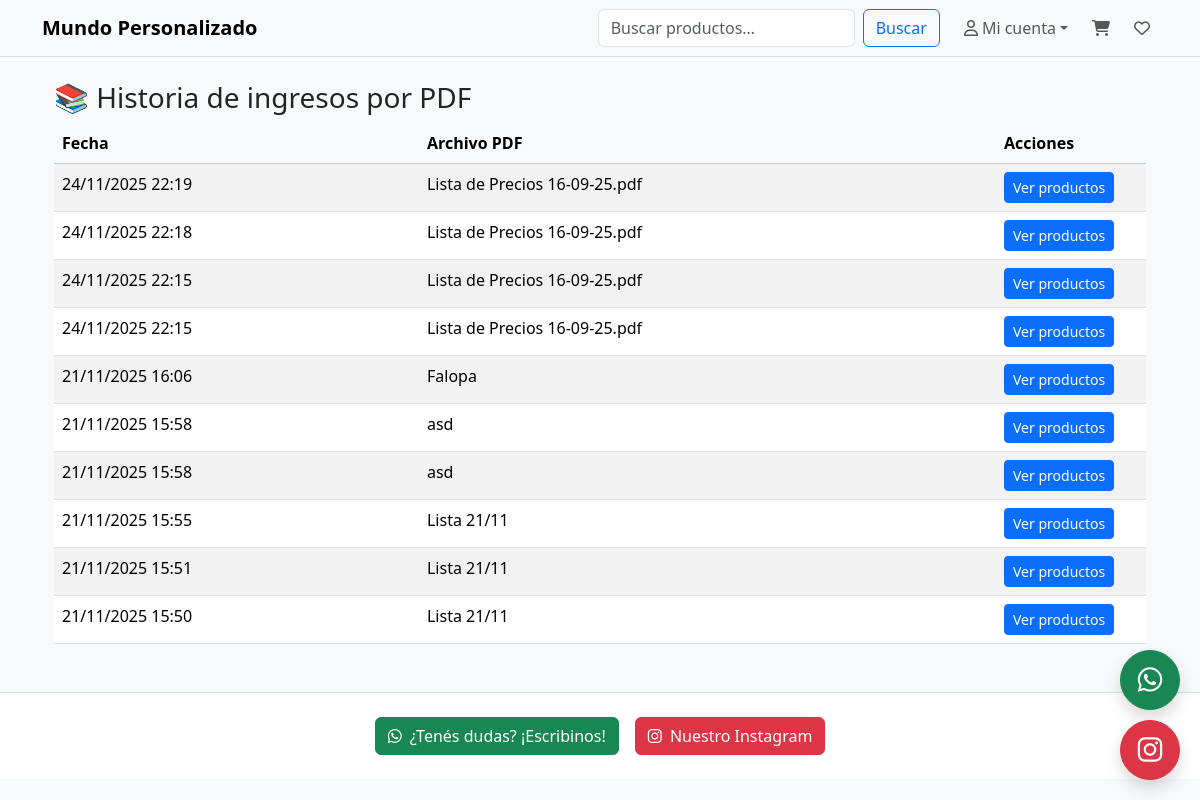
The app's page /owner/historia/listas/ (signed in), older data.
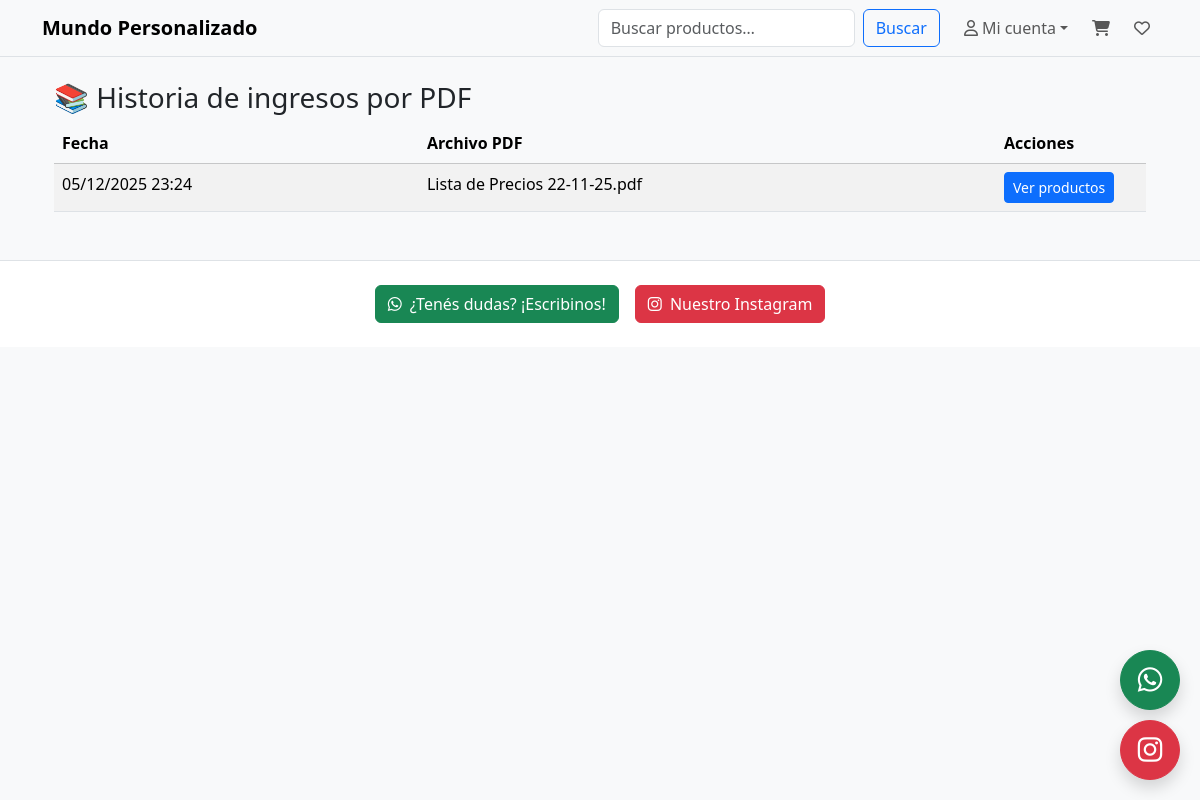
The same page, newer data.
### pdf/models.py (models this page shows, shortened)
class ListaPrecioPDF(models.Model):
    nombre = models.CharField(max_length=255)
    archivo_pdf = models.FileField(upload_to='listas_precios/')
    fecha_subida = models.DateTimeField(auto_now_add=True)

### owner/views.py (the view)
# urls.py: path("historia/listas/", historia_listas, name="historia_listas"),
@login_required
def historia_listas(request):
    if not _check_owner(request.user):
        raise PermissionDenied("No tienes permiso para ver esta página.")
    listas = ListaPrecioPDF.objects.all().order_by("-fecha_subida")
    return render(request, "pdf/historia_listas.html", {"listas": listas})

### cliente/context_processors.py (called while the page is built, shortened)
def carrito_y_favoritos(request):
    carrito = request.session.get("carrito", {})
    favoritos = request.session.get("favoritos", {})
    cart_items = []
    cart_total_qty = 0
    favorites_items = []
    return {
        "cart_items": cart_items,
        "cart_total_qty": cart_total_qty,
        "favorites_items": favorites_items,
        "favorites_count": len(favorites_items),
    }

### owner/views.py (called while the page is built)
def _check_owner(user):
    return getattr(user, "is_owner", False) or getattr(user, "is_superuser", False)

### pdf/templates/pdf/historia_listas.html
{% extends "base.html" %}
{% block content %}
<div class="container mt-4">
<h3>📚 Historia de ingresos por PDF</h3>
<table class="table table-striped table-hover">
    <thead class="table-light">
        <tr>
            <th>Fecha</th>
            <th>Archivo PDF</th>
            <th style="width:150px;">Acciones</th>
        </tr>
    </thead>
    <tbody>
        {% for l in listas %}
        <tr>
            <td>{{ l.fecha_subida|date:"d/m/Y H:i" }}</td>
            <td>{{ l.nombre }}</td>
            <td>
                <a href="{% url 'historia_lista_detalle' l.id %}"
                   class="btn btn-sm btn-primary">
                    Ver productos
                </a>
            </td>
        </tr>
        {% empty %}
        <tr>
            <td colspan="3" class="text-center text-muted">
                No hay listas importadas.
            </td>
        </tr>
        {% endfor %}
    </tbody>
</table>
</div>
{% endblock %}

### templates/base.html (shortened to what this page needs)
<!DOCTYPE html>
<html lang="es">
<head>
  <link href="https://cdn.jsdelivr.net/npm/bootstrap@5.3.3/dist/css/bootstrap.min.css" rel="stylesheet">
  <link rel="stylesheet" href="https://cdnjs.cloudflare.com/ajax/libs/font-awesome/6.4.2/css/all.min.css">
</head>
<body class="bg-light">
  <nav class="navbar navbar-expand-lg navbar-light bg-body-tertiary border-bottom mb-3">
    <div class="container">
      <a class="navbar-brand fw-semibold" href="{% url 'ver_catalogo_completo' %}">
        Mundo Personalizado
      </a>
      <div id="mainNav" class="collapse navbar-collapse">
        <form class="d-flex ms-auto my-2 my-lg-0" role="search" method="get"
          action="{% url 'ver_catalogo_completo' %}">
          <input class="form-control me-2" name="q" type="search" placeholder="Buscar productos…"
            value="{{ request.GET.q|default:'' }}">
          <button class="btn btn-outline-primary" type="submit">Buscar</button>
        </form>
        <ul class="navbar-nav ms-3 align-items-lg-center gap-2">
          {% if request.user.is_authenticated %}
          <li class="nav-item dropdown">
            <a class="nav-link dropdown-toggle d-flex align-items-center" href="#" role="button"
              data-bs-toggle="dropdown" aria-expanded="false">
              <i class="fa-regular fa-user me-1"></i>
              <span class="d-none d-lg-inline">
                {{ request.user.first_name|default:"Mi cuenta" }}
              </span>
            </a>
          </li>
          {% endif %}
          <li class="nav-item dropdown">
            <a class="nav-link position-relative" href="#" role="button" data-bs-toggle="dropdown"
              aria-expanded="false">
              <i class="fa-solid fa-cart-shopping"></i>
            </a>
          </li>
          <li class="nav-item dropdown">
            <a class="nav-link position-relative" href="#" role="button" data-bs-toggle="dropdown"
              aria-expanded="false">
              <i class="fa-regular fa-heart"></i>
            </a>
          </li>
        </ul>
      </div>
    </div>
  </nav>
  <main class="container mb-5">
    {% block content %}{% endblock %}
  </main>
  <footer class="bg-white border-top py-4 mt-auto">
    <div class="container">
      <div class="d-flex flex-column flex-md-row gap-3 justify-content-center">
        <a href="https://wa.me/message/NSO7K5POCXLKE1" target="_blank" class="btn btn-success">
          <i class="fab fa-whatsapp me-1"></i> ¿Tenés dudas? ¡Escribinos!
        </a>
        <a href="https://www.instagram.com/_mundo_personalizado/?next=%2F" target="_blank" class="btn btn-danger">
          <i class="fab fa-instagram me-1"></i> Nuestro Instagram
        </a>
      </div>
    </div>
  </footer>
  <div class="floating-btn">
    <a href="https://wa.me/message/NSO7K5POCXLKE1" target="_blank" class="btn btn-success shadow">
      <i class="fab fa-whatsapp"></i>
    </a>
    <a href="https://www.instagram.com/_mundo_personalizado/?next=%2F" target="_blank" class="btn btn-danger shadow">
      <i class="fab fa-instagram"></i>
    </a>
  </div>
</body>
</html>

### templates/base.html (style rules this page uses)
.floating-btn { position: fixed; bottom: 20px; right: 20px; z-index: 1050; }
.floating-btn a { display: block; margin-top: 10px; border-radius: 50%; width: 60px; height: 60px; font-size: 28px; display: flex; align-items: center; justify-content: center; }

Row changes from the older to the newer data that the page shows:
removed ListaPrecioPDF: fecha_subida "24/11/2025 22:19", nombre "Lista de Precios 16-09-25.pdf"
removed ListaPrecioPDF: fecha_subida "24/11/2025 22:18", nombre "Lista de Precios 16-09-25.pdf"
removed ListaPrecioPDF: fecha_subida "24/11/2025 22:15", nombre "Lista de Precios 16-09-25.pdf"
removed ListaPrecioPDF: fecha_subida "24/11/2025 22:15", nombre "Lista de Precios 16-09-25.pdf"
removed ListaPrecioPDF: fecha_subida "21/11/2025 16:06", nombre "Falopa"
removed ListaPrecioPDF: fecha_subida "21/11/2025 15:58", nombre "asd"
removed ListaPrecioPDF: fecha_subida "21/11/2025 15:58", nombre "asd"
removed ListaPrecioPDF: fecha_subida "21/11/2025 15:55", nombre "Lista 21/11"
removed ListaPrecioPDF: fecha_subida "21/11/2025 15:51", nombre "Lista 21/11"
changed ListaPrecioPDF: fecha_subida "21/11/2025 15:50" → "05/12/2025 23:24"; nombre "Lista 21/11" → "Lista de Precios 22-11-25.pdf"
